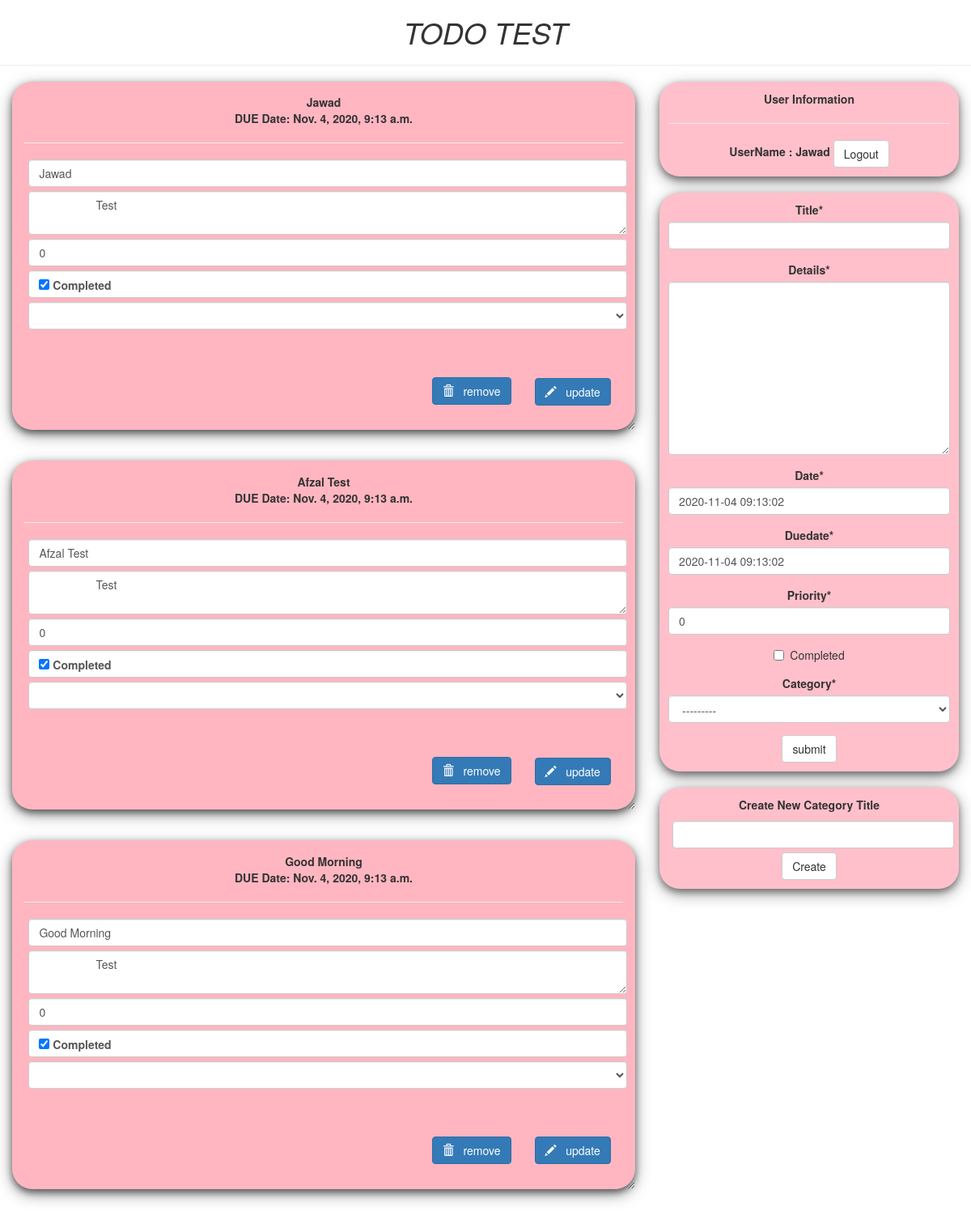
Page / (signed in) on the committed database.
### todo/models.py (models this page shows, shortened)
class Todo(models.Model):
    title=models.CharField(max_length=100)
    details=models.TextField()
    date=models.DateTimeField(default=timezone.now)
    duedate=models.DateTimeField(default=timezone.now)
    priority=models.IntegerField(default=0)
    completed=models.BooleanField(default=False)
    category = models.ForeignKey(
        Category, on_delete=models.CASCADE, default=None)

### todo/views.py (the view)
# urls.py: path('',views.index,name="todo"),
def index(request):
    if request.session.has_key('username'):
        item_list = Todo.objects.order_by("-priority")
        if request.method == "POST":
            form = TodoForm(request.POST)
            if form.is_valid():
                form.save()
                return redirect('todo')
        form = TodoForm()
        page = {
            "forms" : form,
            "list" : item_list,
            "user" : User.objects.all(),
            "category" : Category.objects.all(),
            "title" : "TODO LIST",
            "session": request.session
        }
        return render(request,'todo/index.html',page)
    else:
        return render(request, 'todo/login.html')

### todo/forms.py
class TodoForm(forms.ModelForm):
	class Meta:
		model = Todo
		fields="__all__"

### todo/templates/todo/index.html (shortened to what this page needs)
{% load crispy_forms_tags %}
<!DOCTYPE html>
<html lang="en" dir="ltr">
<head>
  <link rel="stylesheet" href="https://maxcdn.bootstrapcdn.com/bootstrap/3.3.7/css/bootstrap.min.css">
</head>
<body  class="container-fluid">
  <center class="row">
    <h1><i>TODO TEST</i></h1>
    <hr />
  </center>
  <div class="row">
    <div class="col-md-8">
      {% for i in list %}
      <div class="card">
        <center><b>{{i.title}}</b></center>
        <center><b>DUE Date: {{i.duedate}}</b></center>
        <hr/>
          <form action="{% url 'update' %}" method="POST">
              <input id="title" name="title" value="{{ i.title }}" class="form-control field-margin">
              <textarea id="details" name="details" class="form-control field-margin">
                  {{ i.details }}
              </textarea>
              <input id="priority" name="priority" class="form-control field-margin" value="{{ i.priority }}">
              <div class="form-control field-margin">
                  <input type="checkbox" id="completed" name="completed" class="field-margin" checked="{{ i.completed }}" value="{{ i.completed }}">
                  <label>Completed</label>
              </div>
              <select id="category" name="category" class="form-control field-margin">
              </select>
            <br />
            <br />
              <button value="remove" type="submit"  class="btn btn-primary" style="float: right; margin: 2%"><span class="glyphicon glyphicon-pencil"></span> &nbsp; update</button>
          </form>
            <form action="/del/{{i.id}}" method="POST" style=" padding-right: 4%; padding-bottom: 3%;">
              <button value="remove" type="submit"  class="btn btn-primary" style="float: right; margin: 2%"><span class="glyphicon glyphicon-trash"></span> &nbsp; remove</button>
            </form>
      </div>
      {% endfor%}
    </div>
    <div class="col-md-4" >
        <div class="submit_form">
            <form  method="POST" action="{% url 'logout' %}">
                <center>
                <strong>User Information</strong>
                <hr>
                <label>UserName : {{ session.username }}</label>
                <input type="submit" class="btn btn-default" value="Logout" />
                </center>
            </form>
        </div>
        <br>
        <div  class="submit_form">
          <form  method="POST">
            {{forms|crispy}}
            <center>
            <input type="submit" class="btn btn-default" value="submit" />
          </center>
          </form>
        </div>
        <br>
        <div class="submit_form">
            <form  method="POST" action="{% url 'category' %}">
                <center>
                    <label>Create New Category Title</label>
                    <input id="title" name="title" value="" class="form-control field-margin">
                    <input type="submit" class="btn btn-default" value="Create" />
                </center>
            </form>
        </div>
  </div>
</div>
</body>
</html>

### todo/templates/todo/index.html (style rules this page uses)
.card { box-shadow: 0 4px 8px 0 rgba(0,0,0,0.5), 0 6px 20px 0 rgba(0,0,0,0.39); background: lightpink; margin-bottom : 5%; border-radius: 25px; padding : 2%; overflow: auto; resize: both; text-overflow: ellipsis; }
.submit_form { text-align: center; padding: 3%; background: pink; border-radius: 25px; box-shadow: 0 4px 8px 0 rgba(0,0,0,0.4), 0 6px 20px 0 rgba(0,0,0,0.36); }
.field-margin { margin: 5px; }

### rows in the picture
Todo: title "Jawad", duedate "Nov. 4, 2020, 9:13 a.m.", details "Test", priority "0", username "Jawad"
Todo: title "Afzal Test", duedate "Nov. 4, 2020, 9:13 a.m.", details "Test", priority "0"
Todo: title "Good Morning", duedate "Nov. 4, 2020, 9:13 a.m.", details "Test", priority "0"
